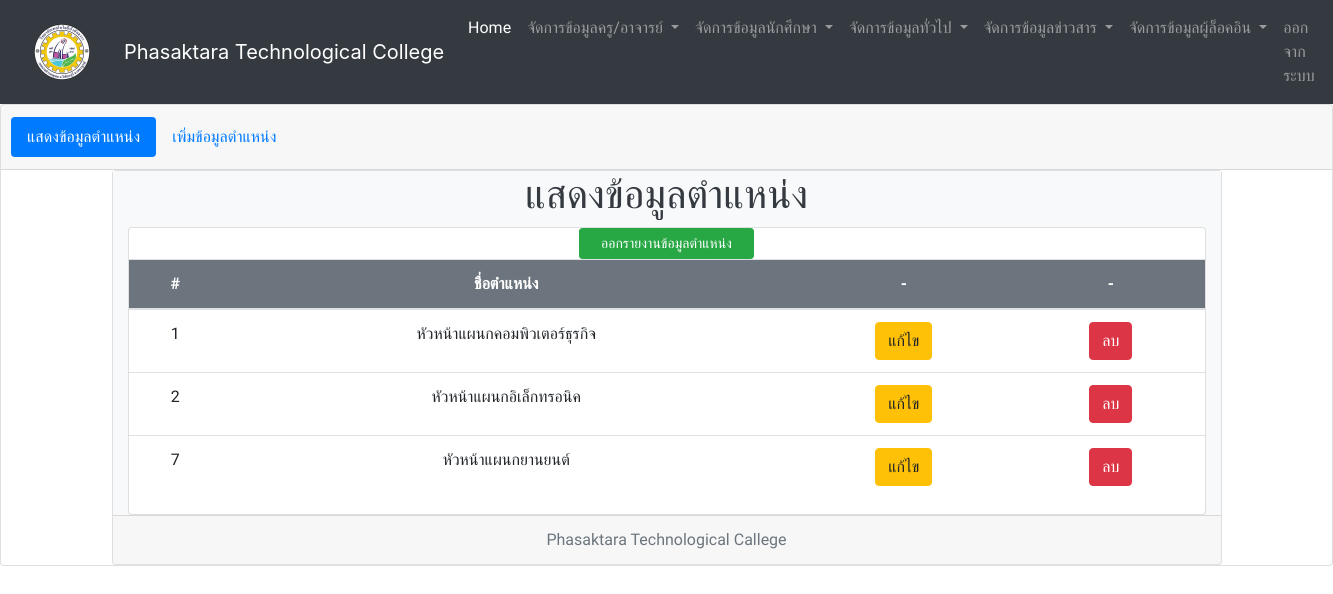
The app's page /showposition.php (signed in), older data.
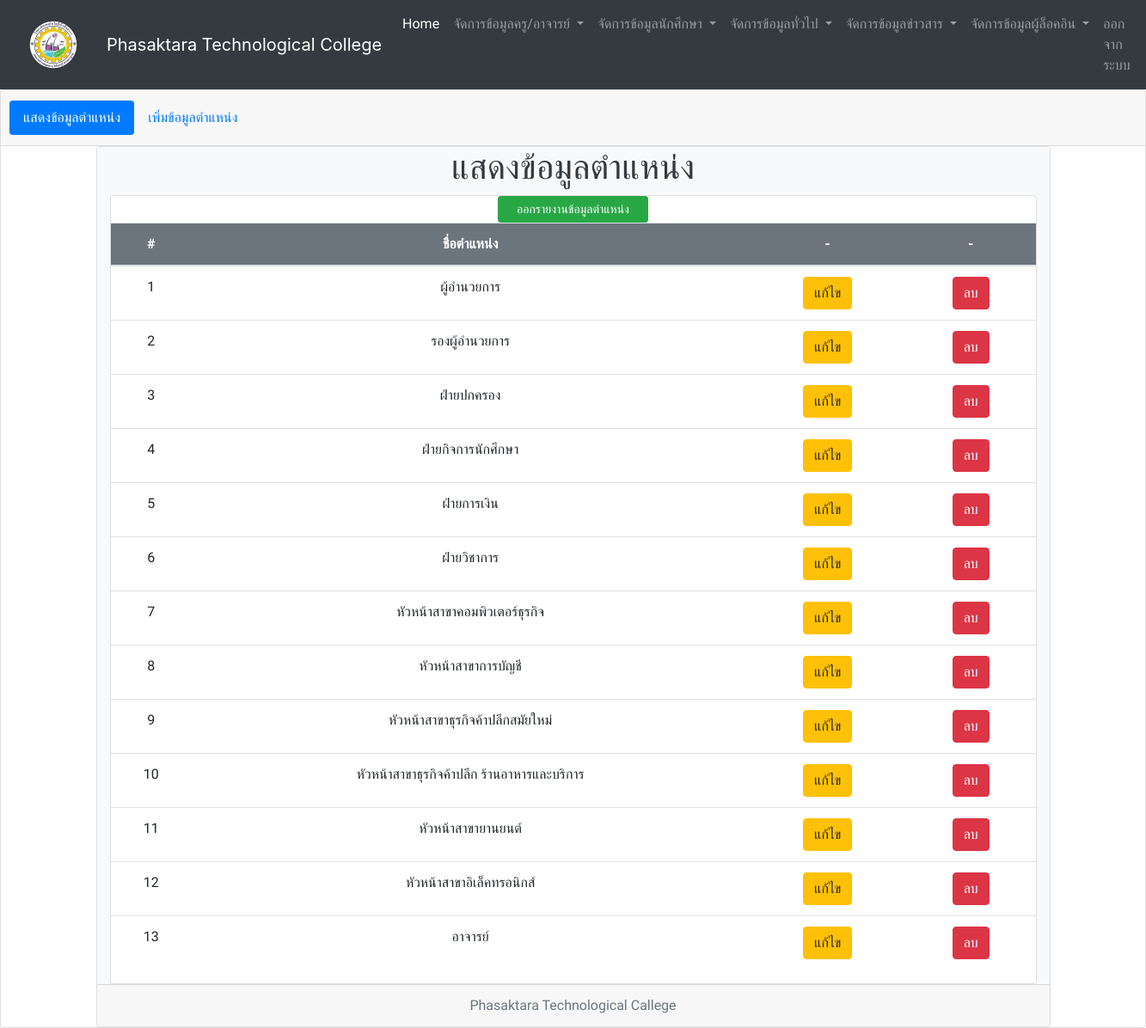
The same page, newer data.
### tables this page shows
CREATE TABLE `position` (
  `po_id` tinyint(4) NOT NULL,
  `po_name` varchar(50) NOT NULL
);

### showposition.php (the view, shortened to what this page needs)
<?php
if(isset($_SESSION["valid_uname"]) && isset($_SESSION["valid_pwd"]) && isset($_SESSION["userlevel"])  == '2'){
	include "connect.php";
	include "include/head_menu_admin.php";
	$sql = "SELECT * FROM position";
	$result = mysqli_query($conn,$sql)
	 or die("3.ไม่สามารถประมวลผลคำสั่งได้").mysqli_error();
?>
<div class="card text-center">
  <div class="card-header">
    <ul class="nav nav-pills card-header-pills">
      <li class="nav-item">
        <a class="nav-link active" href="showposition.php">แสดงข้อมูลตำแหน่ง</a>
      </li>
      <li class="nav-item">
        <a class="nav-link" href="frm_addposition.php">เพิ่มข้อมูลตำแหน่ง</a>
      </li>
    </ul>
  </div>
  <div class="container" align="center">
  <div class="card text-center">
<div class="container-fluid h-100 bg-light text-dark">
  <div class="row justify-content-center align-items-center">
    <h1>แสดงข้อมูลตำแหน่ง</h1>
  </div>
<div class="card text"  style="max-width: 1100px;" >
<div class="col"><?php echo "<a href=\"print_position.php?\""; ?><button class="col-2 btn btn-success btn-sm float-center" href="print_teacher.php" >ออกรายงานข้อมูลตำแหน่ง</button><?php echo "</a>"; ?></div>
  <div class="row no-gutters">
    <div class="col-md-12">
<table class="table table-hover">
  <thead>
    <tr class="bg-secondary text-white">
      <th scope="col">#</th>
      <th scope="col">ชื่อตำแหน่ง</th>
      <th scope="col">-</th>
      <th scope="col">-</th>
    </tr>
  </thead>
  <tbody>
  <?php
	while($rs=mysqli_fetch_array($result)){
?>
    <tr>
      <td><?php echo"$rs[po_id]";?></td>
      <td><?php echo"$rs[po_name]";?></td>
      <td><?php echo "<a href=\"edit_position.php?po_id=$rs[po_id]\">"; ?><button type="button" class="btn btn-warning">แก้ไข</button><?php echo "</a>"; ?></td>
      <td><?php echo "<a href=\"del_position.php?po_id=$rs[po_id]\">"; ?><button type="button" class="btn btn-danger">ลบ</button><?php echo "</a>"; ?></td>
    </tr>
<?php
	}
?>
  </tbody>
</table>
</div>
 </div>
  </div>
</div>
  <div class="card-footer text-muted">
    Phasaktara Technological Callege
  </div>
  <?php
} else {
    echo "<script> alert('Please Login');window.location = 'index.php';</script>";
    exit();
}
?>

### include/head_menu_admin.php (shortened to what this page needs)
<!doctype html>
<html lang="en">
<head>
</head>
<body>
  <nav class="navbar navbar-expand-lg navbar-dark bg-dark">
    <nav class="navbar navbar-light bg-dark">
      <a class="navbar-brand" href="#">
        <img src="image/logo.png" width="60" height="60" alt="" loading="lazy">
      </a>
    </nav>
    <a class="navbar-brand">Phasaktara Technological College</a>
    <div class="collapse navbar-collapse" id="navbarSupportedContent">
      <ul class="navbar-nav mr-auto">
        <li class="nav-item active">
          <a class="nav-link" href="frm_home.php">Home <span class="sr-only">(current)</span></a>
        </li>
        <li class="nav-item dropdown">
          <a class="nav-link dropdown-toggle" href="#" id="navbarDropdown" role="button" data-toggle="dropdown" aria-haspopup="true" aria-expanded="false">
            จัดการข้อมูลครู/อาจารย์
          </a>
        </li>
        <li class="nav-item dropdown">
          <a class="nav-link dropdown-toggle" href="#" id="navbarDropdown" role="button" data-toggle="dropdown" aria-haspopup="true" aria-expanded="false">
            จัดการข้อมูลนักศึกษา
          </a>
        </li>
        <li class="nav-item dropdown">
          <a class="nav-link dropdown-toggle" href="#" id="navbarDropdown" role="button" data-toggle="dropdown" aria-haspopup="true" aria-expanded="false">
            จัดการข้อมูลทั่วไป
          </a>
        </li>
        <li class="nav-item dropdown">
          <a class="nav-link dropdown-toggle" href="#" id="navbarDropdown" role="button" data-toggle="dropdown" aria-haspopup="true" aria-expanded="false">
            จัดการข้อมูลข่าวสาร
          </a>
        </li>
        <li class="nav-item dropdown">
          <a class="nav-link dropdown-toggle" href="#" id="navbarDropdown" role="button" data-toggle="dropdown" aria-haspopup="true" aria-expanded="false">
            จัดการข้อมูลผู้ล็อคอิน
          </a>
        </li>
        <li class="nav-item">
          <a class="nav-link" href="logout.php"> ออกจากระบบ </a>
        </li>
  </nav>
  <link rel="stylesheet" href="https://stackpath.bootstrapcdn.com/bootstrap/4.4.1/css/bootstrap.min.css">
</body>
</html>

### include/head_menu_admin.php (style rules this page uses)
body, h1, h2, div, h3, h4, p { font-family: 'Sarabun'; }

Row changes from the older to the newer data that the page shows:
changed position id 1: po_name "หัวหน้าแผนกคอมพิวเตอร์ธุรกิจ" → "ผู้อำนวยการ"
changed position id 2: po_name "หัวหน้าแผนกอิเล็กทรอนิค" → "รองผู้อำนวยการ"
added position: po_id "3", po_name "ฝ่ายปกครอง"
added position: po_id "4", po_name "ฝ่ายกิจการนักศึกษา"
added position: po_id "5", po_name "ฝ่ายการเงิน"
added position: po_id "6", po_name "ฝ่ายวิชาการ"
changed position id 7: po_name "หัวหน้าแผนกยานยนต์" → "หัวหน้าสาขาคอมพิวเตอร์ธุรกิจ"
added position: po_id "8", po_name "หัวหน้าสาขาการบัญชี"
added position: po_id "9", po_name "หัวหน้าสาขาธุรกิจค้าปลีกสมัยใหม่"
added position: po_id "10", po_name "หัวหน้าสาขาธุรกิจค้าปลีก ร้านอาหารและบริการ"
added position: po_id "11", po_name "หัวหน้าสาขายานยนต์"
added position: po_id "12", po_name "หัวหน้าสาขาอิเล็คทรอนิกส์"
added position: po_id "13", po_name "อาจารย์"
